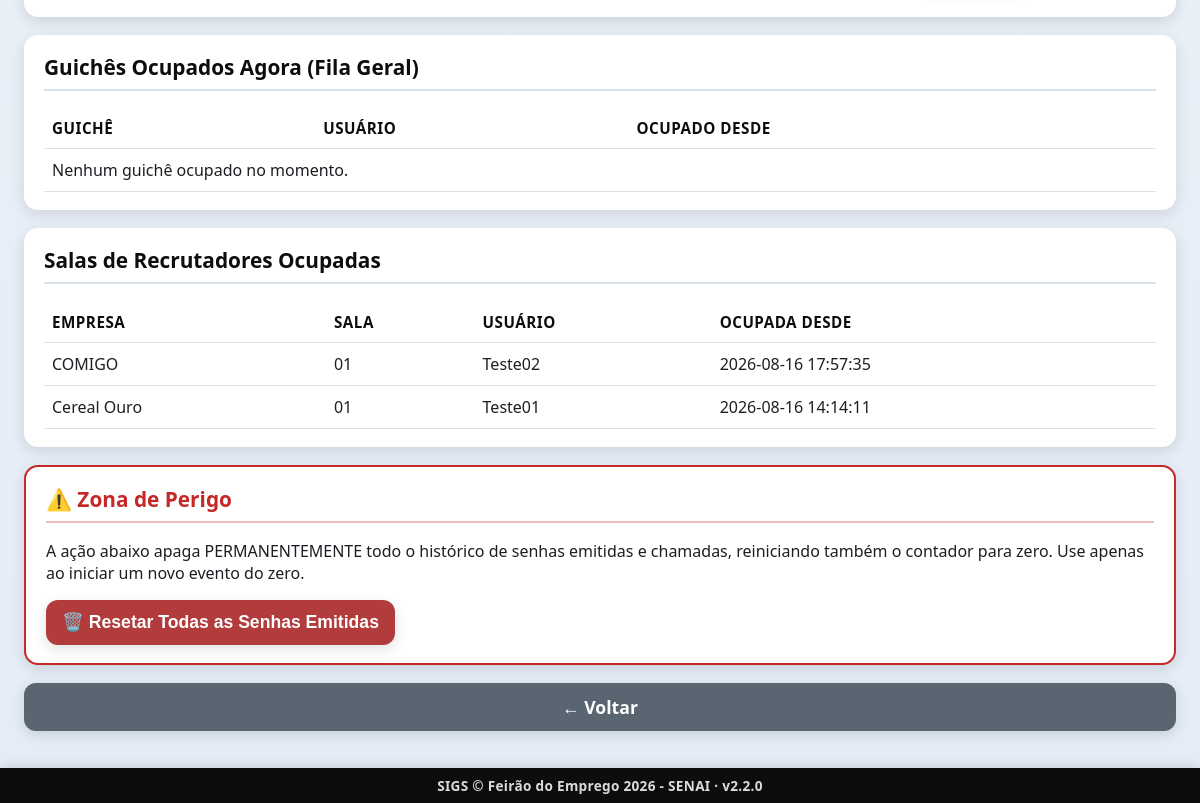
The page /admin/usuarios (signed in, lower part) on the database as committed earlier.
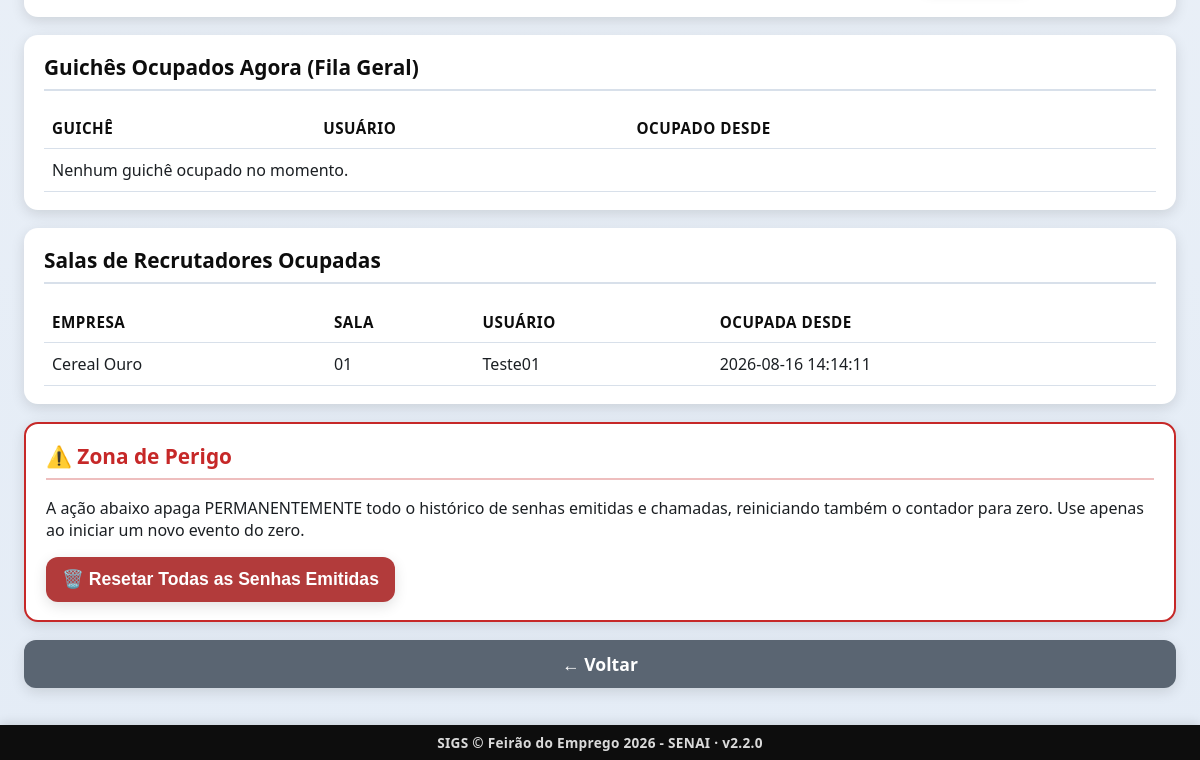
The same page on the database as committed later.
### tables this page shows
CREATE TABLE guiches_empresa_ocupados (
                empresa_id INTEGER NOT NULL,
                guiche INTEGER NOT NULL,
                usuario_id INTEGER NOT NULL,
                usuario_nome TEXT NOT NULL,
                ocupado_desde TEXT NOT NULL,
                PRIMARY KEY (empresa_id, guiche),
                FOREIGN KEY (empresa_id) REFERENCES empresas (id),
                FOREIGN KEY (usuario_id) REFERENCES usuarios (id)
            );

CREATE TABLE empresas (
                id INTEGER PRIMARY KEY AUTOINCREMENT,
                nome TEXT NOT NULL UNIQUE,
                ativa INTEGER NOT NULL DEFAULT 1,
                data_criacao TEXT NOT NULL
            , logo_path TEXT, cor_principal TEXT, contador_atual INTEGER NOT NULL DEFAULT 0, atendimento_finalizado_em TEXT);

CREATE TABLE configuracoes (
                    chave TEXT PRIMARY KEY,
                    valor TEXT NOT NULL
                );

### app.py (the view)
@app.route("/admin/usuarios")
@auth.login_required
@auth.admin_required
def usuarios_tela():
    usuarios = database.listar_usuarios()
    guiches_ocupados = database.listar_guiches_ocupados()
    guiches_empresa_ocupados = database.listar_guiches_empresa_ocupados()
    empresas = database.listar_empresas()
    return render_template(
        "usuarios.html",
        config=config_manager.obter_todas(),
        usuarios=usuarios,
        guiches_ocupados=guiches_ocupados,
        guiches_empresa_ocupados=guiches_empresa_ocupados,
        empresas=empresas,
    )

### app.py (called while the page is built)
@app.context_processor
def injetar_usuario_logado():
    usuario_sessao = auth.usuario_logado()
    identidade_empresa = None
    if usuario_sessao and usuario_sessao.get("perfil") == PerfilUsuario.RECRUTADOR:
        empresa_id = usuario_sessao.get("empresa_id")
        if empresa_id:
            empresa = database.obter_empresa_por_id(empresa_id)
            if empresa and (empresa.logo_path or empresa.cor_principal):
                identidade_empresa = {"logo_path": empresa.logo_path, "cor": empresa.cor_principal}
    return {
        "usuario_logado": usuario_sessao,
        "eh_admin": auth.eh_admin(),
        "sigs_versao": SIGS_VERSAO,
        "identidade_empresa": identidade_empresa,
    }

### auth.py (called while the page is built)
def usuario_logado() -> Optional[dict]:
    usuario_id = session.get(CHAVE_SESSAO_USUARIO_ID)
    if usuario_id is None:
        return None
    return {
        "id": usuario_id,
        "nome_completo": session.get(CHAVE_SESSAO_NOME),
        "login": session.get(CHAVE_SESSAO_LOGIN),
        "perfil": session.get(CHAVE_SESSAO_PERFIL),
        "guiche": session.get(CHAVE_SESSAO_GUICHE),
        "empresa_id": session.get(CHAVE_SESSAO_EMPRESA_ID),
        "empresa_nome": session.get(CHAVE_SESSAO_EMPRESA_NOME),
    }

def eh_admin() -> bool:
    return session.get(CHAVE_SESSAO_PERFIL) == PerfilUsuario.ADMIN

def admin_required(funcao_view):
    @wraps(funcao_view)
    def wrapper(*args, **kwargs):
        if not eh_admin():
            if _requisicao_eh_api():
                return jsonify({"sucesso": False, "erro": "Acesso restrito a administradores."}), 403
            flash("Esta área é restrita a administradores.", "erro")
            return redirect(url_for("index"))
        return funcao_view(*args, **kwargs)
    return wrapper

### config.py (called while the page is built)
    def _conectar(self) -> sqlite3.Connection:
        conexao = sqlite3.connect(str(DATABASE_PATH), timeout=10, check_same_thread=False)
        conexao.row_factory = sqlite3.Row
        return conexao

### database.py (called while the page is built)
@contextmanager
def get_connection() -> Generator[sqlite3.Connection, None, None]:
    conexao = sqlite3.connect(str(DATABASE_PATH), timeout=10, check_same_thread=False)
    conexao.row_factory = sqlite3.Row
    conexao.execute("PRAGMA journal_mode = WAL")
    conexao.execute("PRAGMA foreign_keys = ON")
    try:
        yield conexao
    finally:
        conexao.close()

### models.py (called while the page is built)
    def to_dict_publico(self) -> dict:
        dados = asdict(self)
        dados.pop("senha_hash", None)
        return dados

### templates/usuarios.html (shortened to what this page needs)
{% extends "layout.html" %}
{% block conteudo %}
<div class="pagina pagina-usuarios">
    <main class="conteudo-principal">
        <section class="card">
        </section>
        <section class="card">
            <h2>Guichês Ocupados Agora (Fila Geral)</h2>
            <table class="tabela-fila">
                <thead>
                    <tr>
                        <th>Guichê</th>
                        <th>Usuário</th>
                        <th>Ocupado Desde</th>
                    </tr>
                </thead>
                <tbody>
                    {% for ocupacao in guiches_ocupados %}
                    <tr>
                        <td>{{ '%02d' | format(ocupacao.guiche) }}</td>
                        <td>{{ ocupacao.usuario_nome }}</td>
                        <td>{{ ocupacao.ocupado_desde }}</td>
                    </tr>
                    {% else %}
                    <tr><td colspan="3">Nenhum guichê ocupado no momento.</td></tr>
                    {% endfor %}
                </tbody>
            </table>
        </section>
        <section class="card">
            <h2>Salas de Recrutadores Ocupadas</h2>
            <table class="tabela-fila">
                <thead>
                    <tr>
                        <th>Empresa</th>
                        <th>Sala</th>
                        <th>Usuário</th>
                        <th>Ocupada Desde</th>
                    </tr>
                </thead>
                <tbody>
                    {% for ocupacao in guiches_empresa_ocupados %}
                    <tr>
                        <td>{{ ocupacao.empresa_nome }}</td>
                        <td>{{ '%02d' | format(ocupacao.guiche) }}</td>
                        <td>{{ ocupacao.usuario_nome }}</td>
                        <td>{{ ocupacao.ocupado_desde }}</td>
                    </tr>
                    {% else %}
                    <tr><td colspan="4">Nenhuma sala de recrutador ocupada no momento.</td></tr>
                    {% endfor %}
                </tbody>
            </table>
        </section>
        <section class="card card-zona-perigo">
            <h2>⚠️ Zona de Perigo</h2>
            <p>
                A ação abaixo apaga PERMANENTEMENTE todo o histórico de senhas
                emitidas e chamadas, reiniciando também o contador para zero.
                Use apenas ao iniciar um novo evento do zero.
            </p>
            <button id="btn-reset-senhas-emitidas" class="botao botao-alerta">
                🗑️ Resetar Todas as Senhas Emitidas
            </button>
        </section>
        <a href="{{ url_for('index') }}" class="botao botao-terciario">← Voltar</a>
    </main>
</div>
{% endblock %}

### templates/layout.html (shortened to what this page needs)
<!DOCTYPE html>
<html lang="pt-BR">
<head>
    <link rel="stylesheet" href="{{ url_for('static', filename='css/style.css') }}">
</head>
<body>
    {% block conteudo %}{% endblock %}
    {% if request.endpoint != 'painel' %}
    <footer class="rodape-sigs">
        SIGS &copy; {{ config.nome_evento if config else 'SENAI' }} &middot; v{{ sigs_versao }}
    </footer>
    {% endif %}
</body>
</html>

### static/css/style.css (style rules this page uses)
:root { --cor-principal: #003C71; --cor-principal-clara: #1F5FA8; --cor-secundaria: #F4A300; --cor-fundo: #F2F5F9; --cor-texto: #1B1F23; --cor-branco: #FFFFFF; --cor-cinza-borda: #D8E0EA; --cor-sucesso: #2E7D32; --cor-erro: #C62828; --sombra-padrao: 0 4px 14px rgba(0, 0, 0, 0.12); --raio-borda: 14px; --transicao-padrao: all 0.25s ease-in-out; }
* { box-sizing: border-box; }
body { margin: 0; font-family: "Segoe UI", Arial, Helvetica, sans-serif; background: linear-gradient(180deg, var(--cor-fundo) 0%, #E4ECF6 100%); color: var(--cor-texto); }
.pagina { max-width: 1200px; margin: 0 auto; padding: 20px 24px; padding-bottom: 72px; }
.conteudo-principal { display: flex; flex-direction: column; gap: 18px; }
.card { background: var(--cor-branco); border-radius: var(--raio-borda); box-shadow: var(--sombra-padrao); padding: 18px 20px; }
.card h2 { margin-top: 0; color: var(--cor-principal); font-size: 1.3rem; border-bottom: 2px solid var(--cor-cinza-borda); padding-bottom: 8px; }
.botao { border: none; border-radius: 12px; padding: 12px 16px; font-size: 1.1rem; font-weight: 700; cursor: pointer; transition: var(--transicao-padrao); box-shadow: var(--sombra-padrao); text-decoration: none; text-align: center; display: inline-flex; align-items: center; justify-content: center; gap: 8px; color: var(--cor-branco); }
.botao-terciario { background: #5A6572; }
.botao-alerta { background: #B23B3B; }
.tabela-fila { width: 100%; border-collapse: collapse; margin-top: 10px; }
.tabela-fila th { color: var(--cor-principal); font-size: 0.95rem; text-transform: uppercase; letter-spacing: 0.5px; }
.card-zona-perigo { border: 2px solid var(--cor-erro); }
.card-zona-perigo h2 { color: var(--cor-erro); border-bottom-color: rgba(198, 40, 40, 0.3); }
.rodape-sigs { position: fixed; left: 0; right: 0; bottom: 0; z-index: 500; background: var(--cor-principal); color: rgba(255, 255, 255, 0.85); text-align: center; font-size: 0.85rem; font-weight: 600; letter-spacing: 0.3px; padding: 8px 12px; box-shadow: 0 -2px 10px rgba(0, 0, 0, 0.12); }

Rows that differ between the two databases and show on the page:
removed guiches_empresa_ocupados: empresa_nome "COMIGO", guiche "01", usuario_nome "Teste02", ocupado_desde "2026-08-16 17:57:35"
